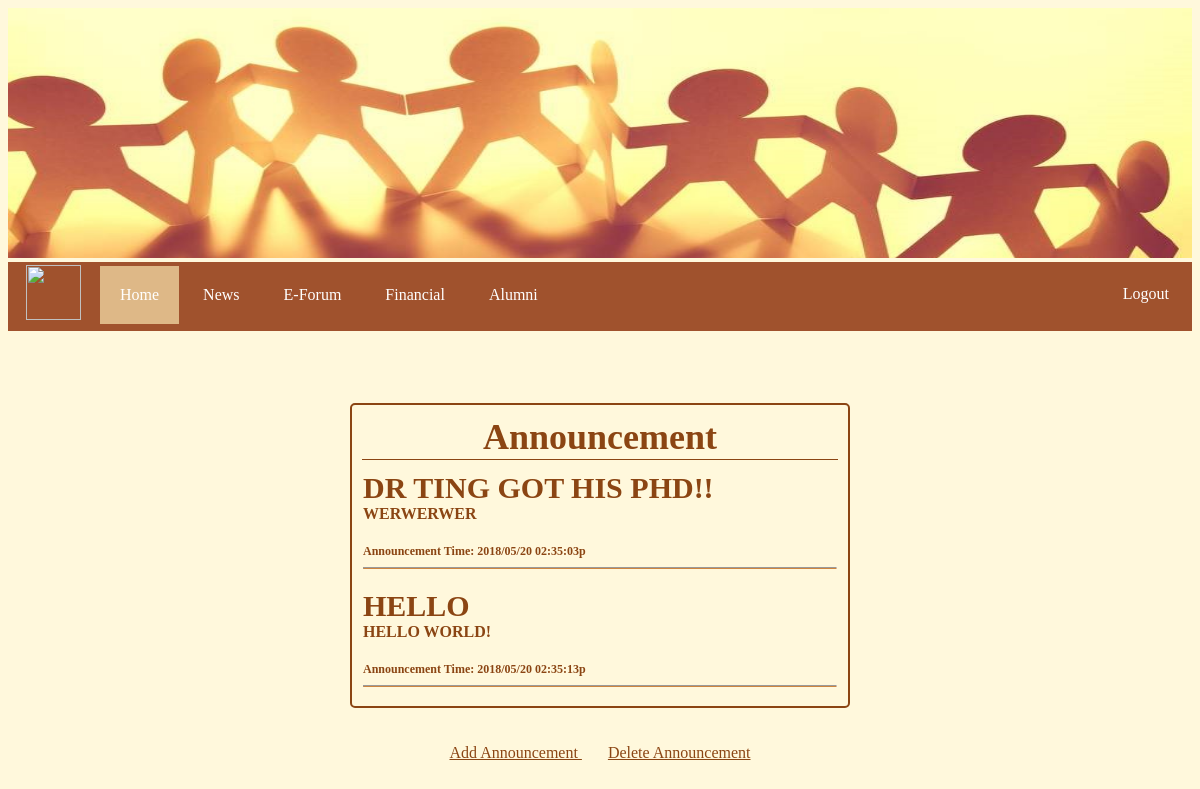
Page /AlumniManagementSystem/announcement.php (signed in) on the committed database.
### tables this page shows
CREATE TABLE `announcement` (
  `ann_id` varchar(10) NOT NULL,
  `ann_name` varchar(100) NOT NULL,
  `ann_desc` text NOT NULL,
  `ann_time` varchar(20) NOT NULL
);

### AlumniManagementSystem/announcement.php (the view, shortened to what this page needs)
<!DOCTYPE html>
<html>
<head>
<link rel="stylesheet" href="css/header_navigationbar.css" />
<link rel="stylesheet" href="css/event&ann.css" />
<?php
include_once "setting/adminpage_navigation.php";
include_once "connect_database.php";
?>
</head>
<body>
<div align="center">
<br><br><br><br>
<?php
	$sql = "SELECT * FROM announcement ";
	$result = $conn->query($sql);
	echo "<table class=tb1 cellspacing=10>";
	echo "<th class=th1>Announcement</th>";
	while($row = mysqli_fetch_assoc($result))
	{
        echo "<tr>";
		echo "<td class=td1><span class=sp3>".$row["ann_name"]."</span>";
		echo "<br /><span class=sp2>".$row["ann_desc"]."</span>";
		echo "<br /><br /><span class=sp1>Announcement Time: ".$row["ann_time"]." </span>";
		echo "<hr class=line>";
		echo "</td></tr>";
    }
    echo "</table><br /><br />";
	echo "<a href=add_announcement.php> Add Announcement </a> &nbsp;&nbsp;&nbsp; <a href=delete_announcement.php> Delete Announcement </a>";
?>
</div>
<br><br><br><br>
</body>
</html>

### AlumniManagementSystem/css/event&ann.css (style rules this page uses)
body { background-color:cornsilk; color:saddlebrown; }
table.tb1 { border-radius:5px; text-align:left; border:2px solid; border-color:saddlebrown; width:500px; }
th.th1 { text-align:center; font-size:36px; border-bottom:1px solid; cursor:context-menu; }
td.td1 { width:200px; font-weight:bold; cursor:context-menu; }
span.sp1 { font-size:12px; padding-bottom:5px; }
span.sp2 { font-size:16px; }
span.sp3 { font-size:30px; padding-bottom:5px; }
a { color:saddlebrown; font-size:16px; padding:5px; }
.line { border-bottom: 1px solid peru; }

### rows in the picture
announcement: ann_name "DR TING GOT HIS PHD!!", ann_desc "WERWERWER", ann_time "2018/05/20 02:35:03p"
announcement: ann_name "HELLO", ann_desc "HELLO WORLD!", ann_time "2018/05/20 02:35:13p"
